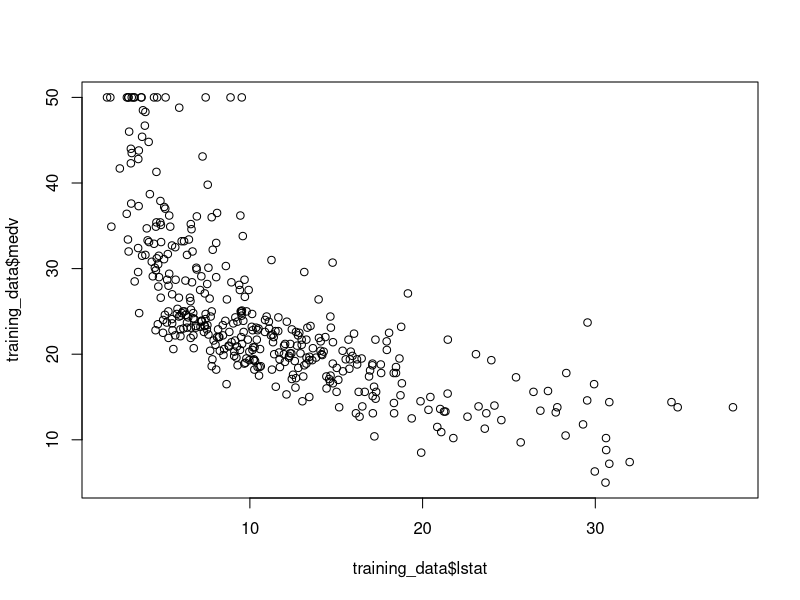
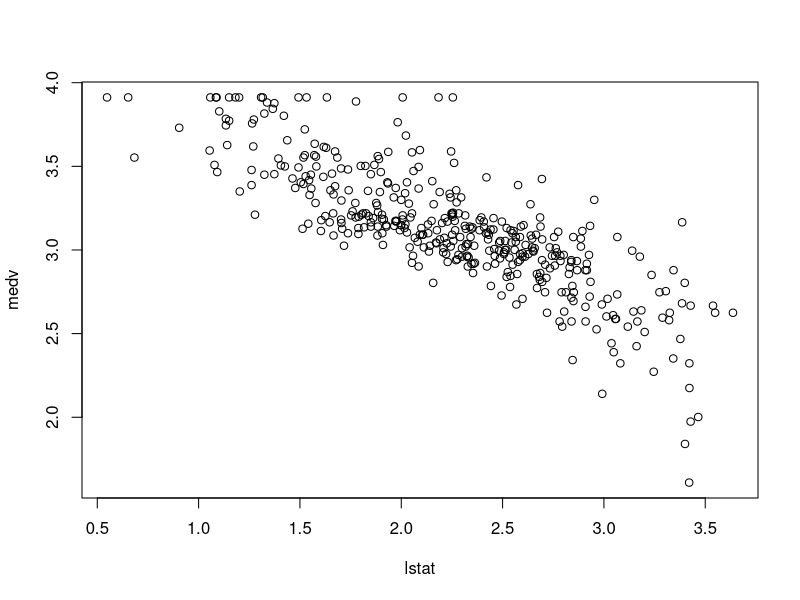
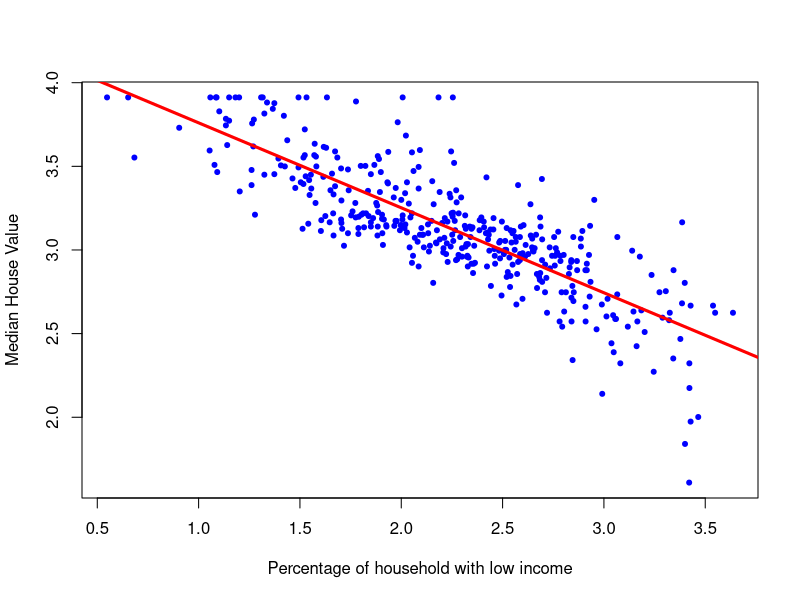
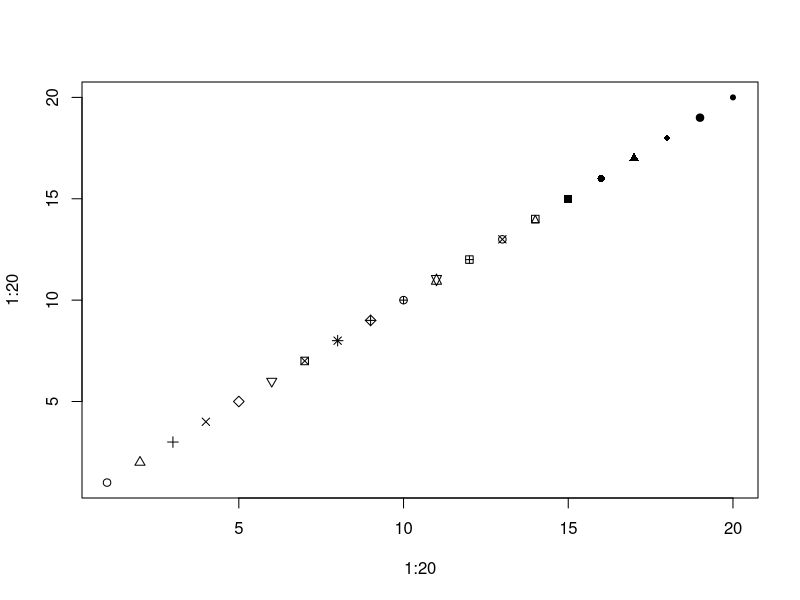

Generate these figures, in order, with R:
### Simple Linear Regression

# Load the MASS package in R, so we can get access
# to the Boston Dataset

library(MASS)
attach(Boston)

## Learn about Boston
?Boston

### we will use lstat as our explantory variable, 
## and medv as our response variable

#split the data

train = 1:400
test = -train

variables = which(names(Boston) ==c("lstat", "medv"))
training_data = Boston[train, variables]
testing_data = Boston[test, variables]


## step 1: Check for linearity 

plot(training_data$lstat, training_data$medv)

### the relationship deviates a little bit from linearity
### so maybe we need to tranform the variable
### take the log of your data
training_data = log(Boston[train, variables])
attach(training_data)
plot(lstat, medv)


## step 2: fit the linear model using lm()

modelFit = lm(medv~lstat, data = training_data)

modelFit

### more detailed output
summary(modelFit)


## step 3: plot the regression line

plot(lstat, medv, 
     xlab = "Percentage of household with low income",
     ylab = "Median House Value", 
     col = "blue", 
     pch = 20)
abline(modelFit, col = "red", lwd =3)


### side note: play with pch 

plot(1:20, 1:20, pch = 1:20)

## Step 4: Assess the data using the dataset
y_hat = predict(modelFit, data.frame(lstat = testing_data$lstat))
y_test = testing_data$medv

mean((y_hat - y_test)^2)



